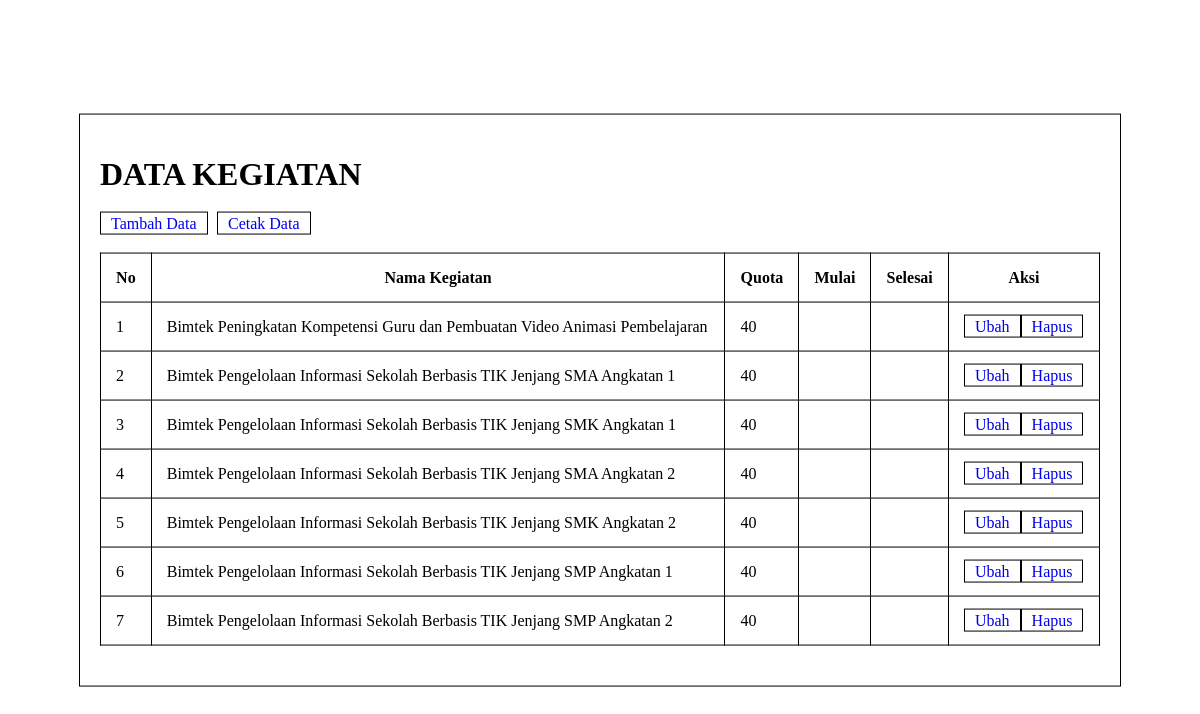
/crud2/index.php, run on an earlier commit of the app's database.
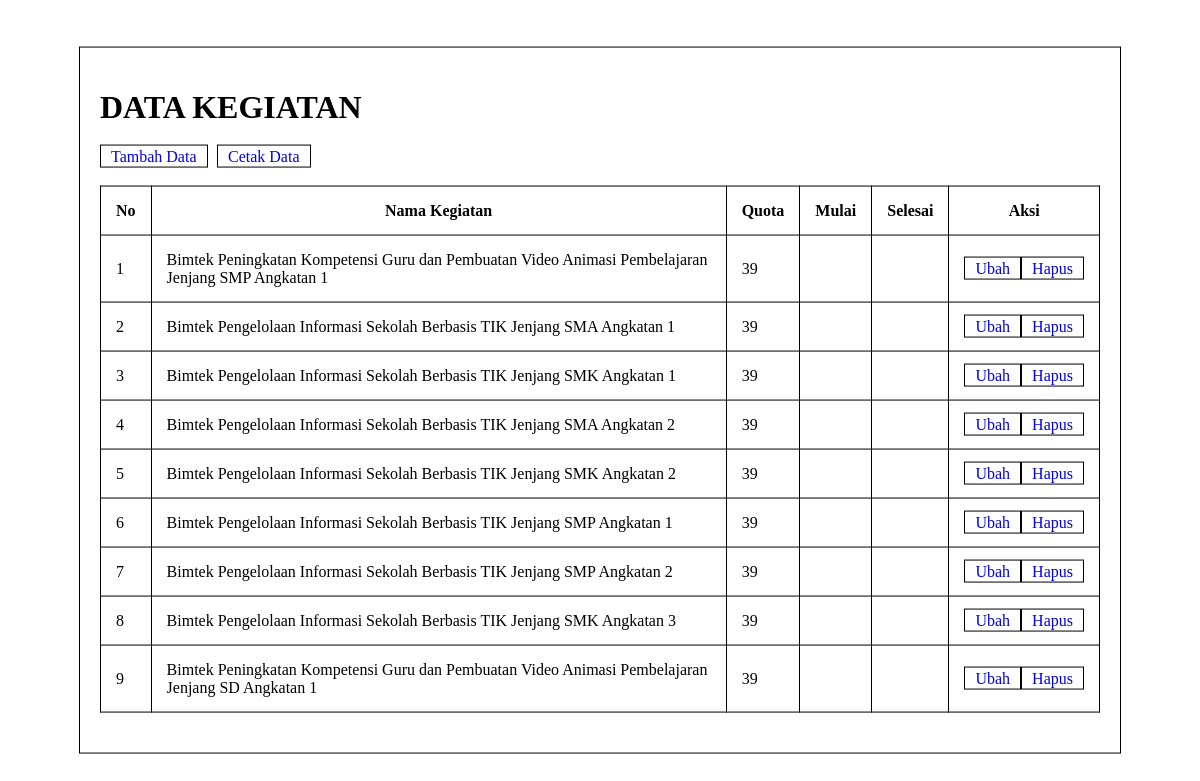
And on a later commit of the database.
### tables this page shows
CREATE TABLE `kegiatan` (
  `id` int(11) NOT NULL,
  `nama_kegiatan` varchar(255) NOT NULL,
  `tglMulai` date NOT NULL,
  `tglSelesai` date NOT NULL,
  `jumlahSesi` int(1) NOT NULL,
  `quota` varchar(2) NOT NULL
);

### crud2/index.php (the view, shortened to what this page needs)
<?php
include 'konek.php';
$query = mysqli_query($conn2, "SELECT * FROM kegiatan");
?>
<!DOCTYPE html>
<html lang="en">
<head>
</head>
<body>
    <div class="index">
        <h1>DATA KEGIATAN</h1>
        <div class="bt-con">
            <div class="grid">
                <a href="tambah.php" class="bt">Tambah Data</a>
            </div>
            <div class="grid">
                <a href="cetak.php" target="_blank" class="bt">Cetak Data</a>
            </div>
        </div>
        <div class="tabel">
            <table>
                <thead>
                    <tr>
                        <th>No</th>
                        <th>Nama Kegiatan</th>
                        <th>Quota</th>
                        <th>Mulai</th>
                        <th>Selesai</th>
                        <th>Aksi</th>
                    </tr>
                </thead>
                <tbody>
                    <?php $no=1;
                    while ($row=mysqli_fetch_assoc($query)) { ?>
                        <tr>
                            <td><?= $no; ?></td>
                            <td><?= $row["nama_kegiatan"]; ?></td>
                            <td><?= $row["quota"]; ?></td>
                            <td><?= $row["mulai"]; ?></td>
                            <td><?= $row["selesai"]; ?></td>
                            <td>
                                <div class="bt-con-t">
                                    <div>
                                        <a class="bt" href="ubah.php?id=<?= $row["id"]; ?>">Ubah</a>
                                    </div>
                                    <div>
                                        <a class="bt" href="hapus.php?id=<?= $row["id"]; ?>">Hapus</a>
                                    </div>
                                </div>
                            </td>
                        </tr>
                    <?php $no++; }?>
                </tbody>
            </table>
        </div>
    </div>
</body>
</html>

### crud2/index.php (style rules this page uses)
table { border-collapse: collapse; width: 100%; }
tr, th, td { border: 1px solid black; padding: 15px; }
.tabel { padding-block: 20px; }
.index { border: 1px solid black; padding: 20px; position: absolute; top: 50%; left: 50%; transform: translate(-50%, -50%); width: 1000px; }
.bt { border: 1px solid black; padding: 2px; padding-inline: 10px; text-decoration: none; }
.bt-con { display: grid; grid-template-columns: auto auto ; width: 22%; }
.bt-con-t { display: grid; grid-template-columns: auto auto ; width: 70%; }

What changed in the data, as far as the page shows it:
changed kegiatan: nama_kegiatan "Bimtek Peningkatan Kompetensi Guru dan Pembuatan Video Animasi Pembelajaran" → "Bimtek Peningkatan Kompetensi Guru dan Pembuatan Video Animasi Pembelajaran Jenjang SMP Angkatan 1"; quota "40" → "39"
changed kegiatan "Bimtek Pengelolaan Informasi Sekolah Berbasis TIK Jenjang SMA Angkatan 1": quota "40" → "39"
changed kegiatan "Bimtek Pengelolaan Informasi Sekolah Berbasis TIK Jenjang SMK Angkatan 1": quota "40" → "39"
changed kegiatan "Bimtek Pengelolaan Informasi Sekolah Berbasis TIK Jenjang SMA Angkatan 2": quota "40" → "39"
changed kegiatan "Bimtek Pengelolaan Informasi Sekolah Berbasis TIK Jenjang SMK Angkatan 2": quota "40" → "39"
changed kegiatan "Bimtek Pengelolaan Informasi Sekolah Berbasis TIK Jenjang SMP Angkatan 1": quota "40" → "39"
changed kegiatan "Bimtek Pengelolaan Informasi Sekolah Berbasis TIK Jenjang SMP Angkatan 2": quota "40" → "39"
added kegiatan: nama_kegiatan "Bimtek Pengelolaan Informasi Sekolah Berbasis TIK Jenjang SMK Angkatan 3", quota "39"
added kegiatan: nama_kegiatan "Bimtek Peningkatan Kompetensi Guru dan Pembuatan Video Animasi Pembelajaran Jenjang SD Angkatan 1", quota "39"
